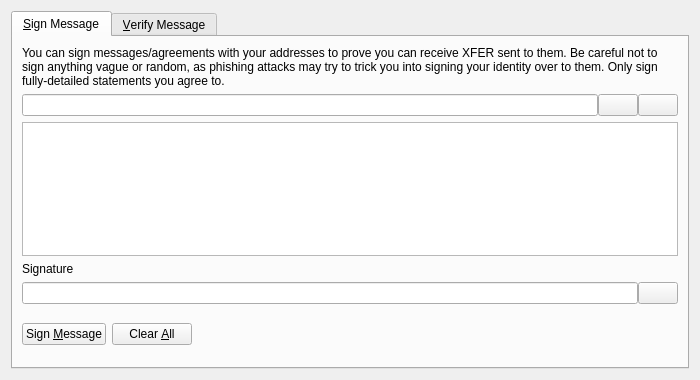
<?xml version="1.0" encoding="UTF-8"?>
<ui version="4.0">
 <class>SignVerifyMessageDialog</class>
 <widget class="QDialog" name="SignVerifyMessageDialog">
  <property name="geometry">
   <rect>
    <x>0</x>
    <y>0</y>
    <width>700</width>
    <height>380</height>
   </rect>
  </property>
  <property name="windowTitle">
   <string>Signatures - Sign / Verify a Message</string>
  </property>
  <property name="modal">
   <bool>true</bool>
  </property>
  <layout class="QVBoxLayout" name="verticalLayout">
   <item>
    <widget class="QTabWidget" name="tabWidget">
     <property name="currentIndex">
      <number>0</number>
     </property>
     <widget class="QWidget" name="tabSignMessage">
      <attribute name="title">
       <string>&amp;Sign Message</string>
      </attribute>
      <layout class="QVBoxLayout" name="verticalLayout_SM">
       <item>
        <widget class="QLabel" name="infoLabel_SM">
         <property name="text">
          <string>You can sign messages/agreements with your addresses to prove you can receive XFER sent to them. Be careful not to sign anything vague or random, as phishing attacks may try to trick you into signing your identity over to them. Only sign fully-detailed statements you agree to.</string>
         </property>
         <property name="textFormat">
          <enum>Qt::PlainText</enum>
         </property>
         <property name="wordWrap">
          <bool>true</bool>
         </property>
        </widget>
       </item>
       <item>
        <layout class="QHBoxLayout" name="horizontalLayout_1_SM">
         <property name="spacing">
          <number>0</number>
         </property>
         <item>
          <widget class="QValidatedLineEdit" name="addressIn_SM">
           <property name="toolTip">
            <string>The X Coin address to sign the message with</string>
           </property>
          </widget>
         </item>
         <item>
          <widget class="QPushButton" name="addressBookButton_SM">
           <property name="toolTip">
            <string>Choose previously used address</string>
           </property>
           <property name="text">
            <string/>
           </property>
           <property name="icon">
            <iconset resource="../raven.qrc">
             <normaloff>:/icons/address-book</normaloff>:/icons/address-book</iconset>
           </property>
           <property name="shortcut">
            <string>Alt+A</string>
           </property>
           <property name="autoDefault">
            <bool>false</bool>
           </property>
          </widget>
         </item>
         <item>
          <widget class="QPushButton" name="pasteButton_SM">
           <property name="toolTip">
            <string>Paste address from clipboard</string>
           </property>
           <property name="text">
            <string/>
           </property>
           <property name="icon">
            <iconset resource="../raven.qrc">
             <normaloff>:/icons/editpaste</normaloff>:/icons/editpaste</iconset>
           </property>
           <property name="shortcut">
            <string>Alt+P</string>
           </property>
           <property name="autoDefault">
            <bool>false</bool>
           </property>
          </widget>
         </item>
        </layout>
       </item>
       <item>
        <widget class="QPlainTextEdit" name="messageIn_SM">
         <property name="toolTip">
          <string>Enter the message you want to sign here</string>
         </property>
        </widget>
       </item>
       <item>
        <widget class="QLabel" name="signatureLabel_SM">
         <property name="text">
          <string>Signature</string>
         </property>
         <property name="textFormat">
          <enum>Qt::PlainText</enum>
         </property>
        </widget>
       </item>
       <item>
        <layout class="QHBoxLayout" name="horizontalLayout_2_SM">
         <property name="spacing">
          <number>0</number>
         </property>
         <item>
          <widget class="QLineEdit" name="signatureOut_SM">
           <property name="font">
            <font>
             <italic>true</italic>
            </font>
           </property>
           <property name="readOnly">
            <bool>true</bool>
           </property>
          </widget>
         </item>
         <item>
          <widget class="QPushButton" name="copySignatureButton_SM">
           <property name="toolTip">
            <string>Copy the current signature to the system clipboard</string>
           </property>
           <property name="text">
            <string/>
           </property>
           <property name="icon">
            <iconset resource="../raven.qrc">
             <normaloff>:/icons/editcopy</normaloff>:/icons/editcopy</iconset>
           </property>
           <property name="autoDefault">
            <bool>false</bool>
           </property>
          </widget>
         </item>
        </layout>
       </item>
       <item>
        <layout class="QHBoxLayout" name="horizontalLayout_3_SM">
         <item>
          <widget class="QPushButton" name="signMessageButton_SM">
           <property name="toolTip">
            <string>Sign the message to prove you own this X Coin address</string>
           </property>
           <property name="text">
            <string>Sign &amp;Message</string>
           </property>
           <property name="icon">
            <iconset resource="../raven.qrc">
             <normaloff>:/icons/edit</normaloff>:/icons/edit</iconset>
           </property>
           <property name="autoDefault">
            <bool>false</bool>
           </property>
          </widget>
         </item>
         <item>
          <widget class="QPushButton" name="clearButton_SM">
           <property name="toolTip">
            <string>Reset all sign message fields</string>
           </property>
           <property name="text">
            <string>Clear &amp;All</string>
           </property>
           <property name="icon">
            <iconset resource="../raven.qrc">
             <normaloff>:/icons/remove</normaloff>:/icons/remove</iconset>
           </property>
           <property name="autoDefault">
            <bool>false</bool>
           </property>
          </widget>
         </item>
         <item>
          <spacer name="horizontalSpacer_1_SM">
           <property name="orientation">
            <enum>Qt::Horizontal</enum>
           </property>
           <property name="sizeHint" stdset="0">
            <size>
             <width>40</width>
             <height>48</height>
            </size>
           </property>
          </spacer>
         </item>
         <item>
          <widget class="QLabel" name="statusLabel_SM">
           <property name="font">
            <font>
             <weight>75</weight>
             <bold>true</bold>
            </font>
           </property>
           <property name="text">
            <string/>
           </property>
           <property name="wordWrap">
            <bool>true</bool>
           </property>
          </widget>
         </item>
         <item>
          <spacer name="horizontalSpacer_2_SM">
           <property name="orientation">
            <enum>Qt::Horizontal</enum>
           </property>
           <property name="sizeHint" stdset="0">
            <size>
             <width>40</width>
             <height>48</height>
            </size>
           </property>
          </spacer>
         </item>
        </layout>
       </item>
      </layout>
     </widget>
     <widget class="QWidget" name="tabVerifyMessage">
      <attribute name="title">
       <string>&amp;Verify Message</string>
      </attribute>
      <layout class="QVBoxLayout" name="verticalLayout_VM">
       <item>
        <widget class="QLabel" name="infoLabel_VM">
         <property name="text">
          <string>Enter the receiver's address, message (ensure you copy line breaks, spaces, tabs, etc. exactly) and signature below to verify the message. Be careful not to read more into the signature than what is in the signed message itself, to avoid being tricked by a man-in-the-middle attack. Note that this only proves the signing party receives with the address, it cannot prove sendership of any transaction!</string>
         </property>
         <property name="textFormat">
          <enum>Qt::PlainText</enum>
         </property>
         <property name="alignment">
          <set>Qt::AlignLeading|Qt::AlignLeft|Qt::AlignTop</set>
         </property>
         <property name="wordWrap">
          <bool>true</bool>
         </property>
        </widget>
       </item>
       <item>
        <layout class="QHBoxLayout" name="horizontalLayout_1_VM">
         <property name="spacing">
          <number>0</number>
         </property>
         <item>
          <widget class="QValidatedLineEdit" name="addressIn_VM">
           <property name="toolTip">
            <string>The X Coin address the message was signed with</string>
           </property>
          </widget>
         </item>
         <item>
          <widget class="QPushButton" name="addressBookButton_VM">
           <property name="toolTip">
            <string>Choose previously used address</string>
           </property>
           <property name="text">
            <string/>
           </property>
           <property name="icon">
            <iconset resource="../raven.qrc">
             <normaloff>:/icons/address-book</normaloff>:/icons/address-book</iconset>
           </property>
           <property name="shortcut">
            <string>Alt+A</string>
           </property>
           <property name="autoDefault">
            <bool>false</bool>
           </property>
          </widget>
         </item>
        </layout>
       </item>
       <item>
        <widget class="QPlainTextEdit" name="messageIn_VM"/>
       </item>
       <item>
        <widget class="QValidatedLineEdit" name="signatureIn_VM"/>
       </item>
       <item>
        <layout class="QHBoxLayout" name="horizontalLayout_2_VM">
         <item>
          <widget class="QPushButton" name="verifyMessageButton_VM">
           <property name="toolTip">
            <string>Verify the message to ensure it was signed with the specified X Coin address</string>
           </property>
           <property name="text">
            <string>Verify &amp;Message</string>
           </property>
           <property name="icon">
            <iconset resource="../raven.qrc">
             <normaloff>:/icons/transaction_0</normaloff>:/icons/transaction_0</iconset>
           </property>
           <property name="autoDefault">
            <bool>false</bool>
           </property>
          </widget>
         </item>
         <item>
          <widget class="QPushButton" name="clearButton_VM">
           <property name="toolTip">
            <string>Reset all verify message fields</string>
           </property>
           <property name="text">
            <string>Clear &amp;All</string>
           </property>
           <property name="icon">
            <iconset resource="../raven.qrc">
             <normaloff>:/icons/remove</normaloff>:/icons/remove</iconset>
           </property>
           <property name="autoDefault">
            <bool>false</bool>
           </property>
          </widget>
         </item>
         <item>
          <spacer name="horizontalSpacer_1_VM">
           <property name="orientation">
            <enum>Qt::Horizontal</enum>
           </property>
           <property name="sizeHint" stdset="0">
            <size>
             <width>40</width>
             <height>48</height>
            </size>
           </property>
          </spacer>
         </item>
         <item>
          <widget class="QLabel" name="statusLabel_VM">
           <property name="font">
            <font>
             <weight>75</weight>
             <bold>true</bold>
            </font>
           </property>
           <property name="text">
            <string/>
           </property>
           <property name="wordWrap">
            <bool>true</bool>
           </property>
          </widget>
         </item>
         <item>
          <spacer name="horizontalSpacer_2_VM">
           <property name="orientation">
            <enum>Qt::Horizontal</enum>
           </property>
           <property name="sizeHint" stdset="0">
            <size>
             <width>40</width>
             <height>48</height>
            </size>
           </property>
          </spacer>
         </item>
        </layout>
       </item>
      </layout>
     </widget>
    </widget>
   </item>
  </layout>
 </widget>
 <customwidgets>
  <customwidget>
   <class>QValidatedLineEdit</class>
   <extends>QLineEdit</extends>
   <header>qvalidatedlineedit.h</header>
  </customwidget>
 </customwidgets>
 <resources>
  <include location="../raven.qrc"/>
 </resources>
 <connections/>
</ui>
